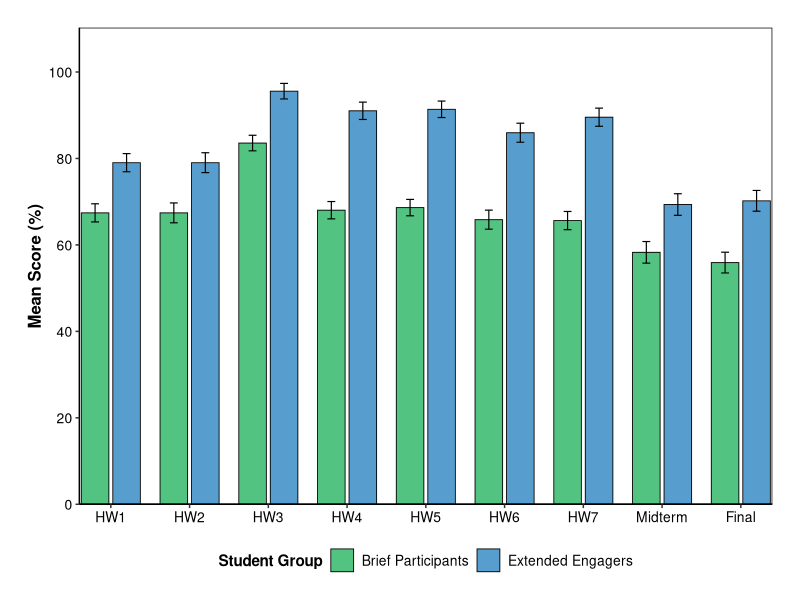
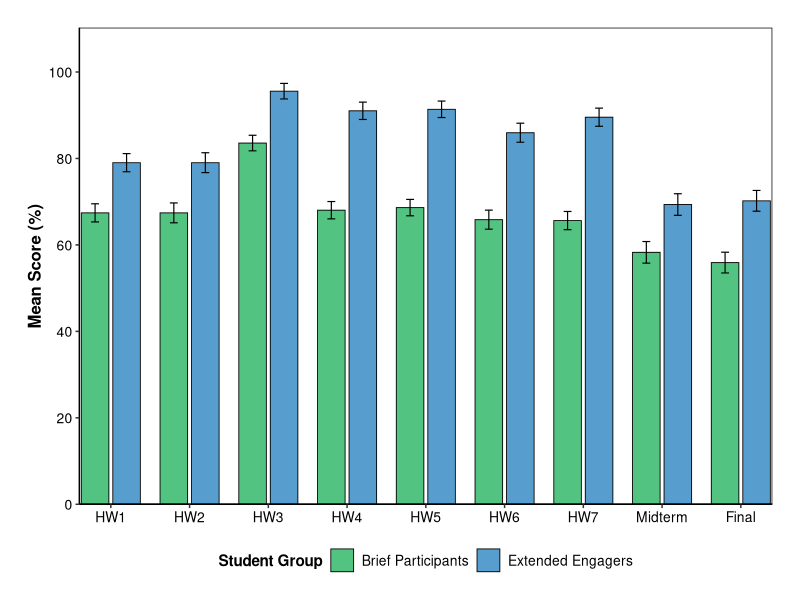
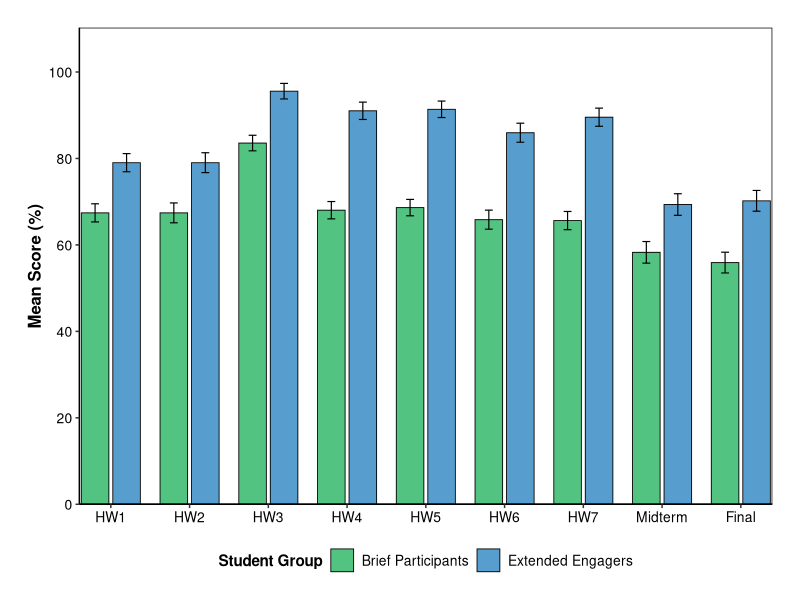

These charts were generated, in order, by the following R code:
# Load required libraries
library(ggplot2)
library(scales)

# Create the data in the correct order: HW1-HW7, Midterm, Final
assignments <- c("HW1", "HW2", "HW3", "HW4", "HW5", "HW6", "HW7", "Midterm", "Final")
extended_engagers <- c(79.02, 79.02, 95.56, 91.02, 91.37, 85.95, 89.54, 69.34, 70.20)
brief_participants <- c(67.41, 67.41, 83.56, 68.03, 68.63, 65.84, 65.63, 58.28, 55.91)

# Create data frame with factor levels to maintain order
df <- data.frame(
  Assignment = rep(factor(assignments, levels = assignments), 2),
  Group = rep(c("Extended Engagers", "Brief Participants"), each = length(assignments)),
  Score = c(extended_engagers, brief_participants)
)

# Calculate standard errors or confidence intervals (example with hypothetical SEs)
# Replace with actual SE calculations from your data
df$SE <- c(
  rep(c(2.1, 2.3, 1.8, 2.0, 1.9, 2.2, 2.1, 2.5, 2.4), 2) # Example SEs
)

# Create the enhanced column chart
p <- ggplot(df, aes(x = Assignment, y = Score, fill = Group)) +
  geom_col(position = position_dodge(width = 0.8), 
           width = 0.7, 
           alpha = 0.8,
           color = "black", 
           size = 0.3) +
  
  # Add error bars
  geom_errorbar(aes(ymin = Score - SE, ymax = Score + SE),
                position = position_dodge(width = 0.8),
                width = 0.2,
                size = 0.4) +
  
  # Professional color scheme (colorblind-friendly)
  scale_fill_manual(values = c("Extended Engagers" = "#2E86C1", 
                               "Brief Participants" = "#28B463"),
                    name = "Student Group") +
  
  # Improved axis formatting
  scale_y_continuous(limits = c(0, 105),
                     breaks = seq(0, 100, 20),
                     expand = expansion(mult = c(0, 0.05))) +
  
  # Professional labels
  labs(
    x = "",
    y = "Mean Score (%)"
  ) +
  
  # Journal-quality theme
  theme_classic() +
  theme(
    # Text formatting
    axis.title = element_text(size = 12, face = "bold"),
    axis.text = element_text(size = 10, color = "black"),
    legend.title = element_text(size = 11, face = "bold"),
    legend.text = element_text(size = 10),
    
    # Layout
    legend.position = "bottom",
    legend.margin = margin(t = -10),
    panel.border = element_rect(color = "black", fill = NA, size = 0.5),
    
    # Remove unnecessary elements
    panel.grid = element_blank(),
    
    # Spacing
    plot.margin = margin(20, 20, 20, 20)
  ) +
  
  # Add significance indicators if you have statistical tests
  # annotate("text", x = 3, y = 98, label = "***", size = 4) +
  
  # Ensure consistent spacing
  scale_x_discrete(expand = expansion(mult = c(0.05, 0.05)))

# Display the plot
print(p)

# Optional: Save as high-resolution image for journal submission
ggsave("academic_performance_chart.png", plot = p, width = 10, height = 6, dpi = 300, units = "in")
ggsave("academic_performance_chart.pdf", plot = p, width = 10, height = 6, units = "in")
